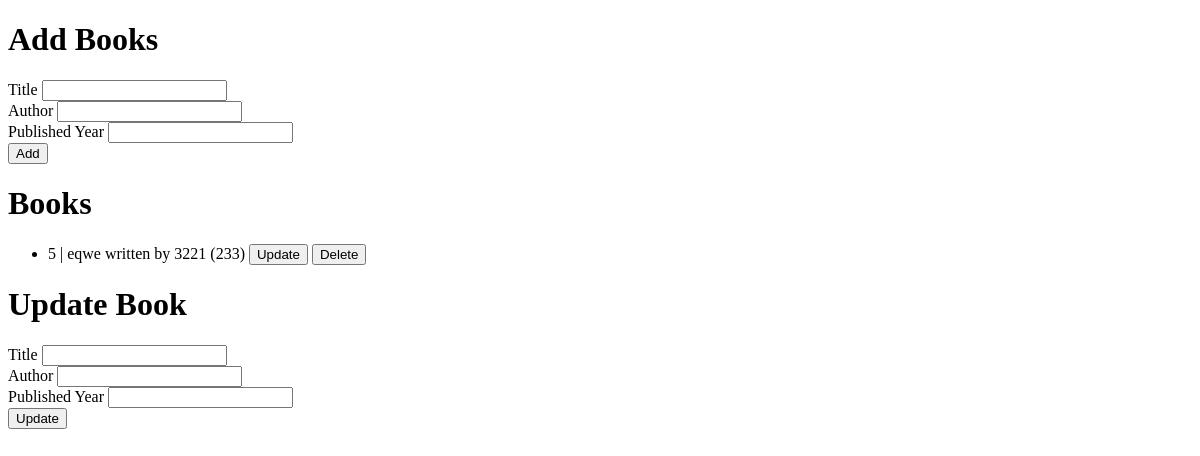
Before: / with the older database file.
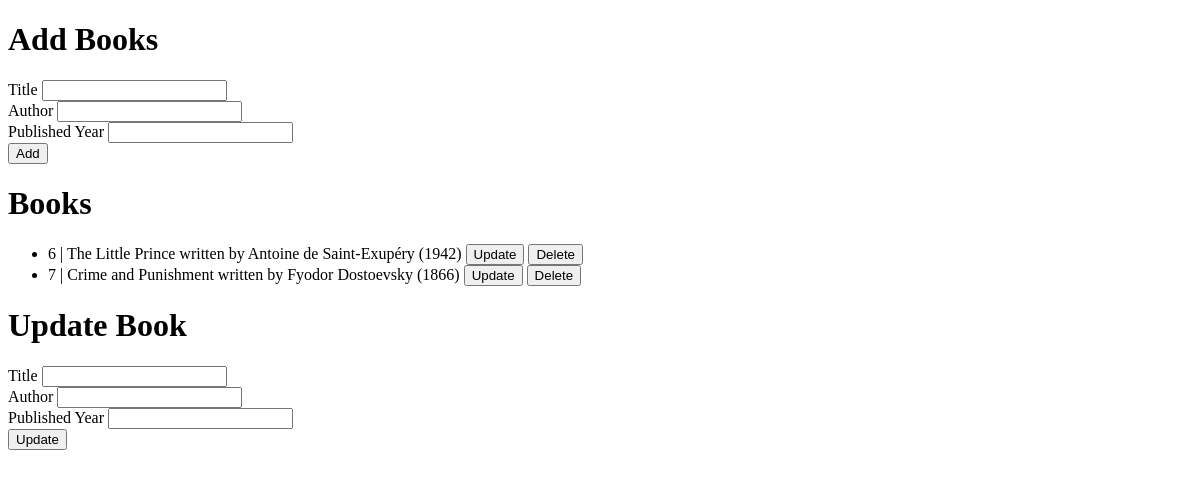
After: the same page with the newer database file.
### src/model.py (models this page shows, shortened)
class Book(db.Model):
    id = db.Column(db.Integer, primary_key=True)
    title = db.Column(db.String(80), unique=True, nullable=False)
    author = db.Column(db.String(120), unique=True, nullable=False)
    published_year = db.Column(db.Integer, nullable=False)

### src/views.py (the view)
@views.route("/")
def home():
    books = Book.query.all()
    return render_template("home.html", books=books)

### src/templates/home.html (shortened to what this page needs)
<!DOCTYPE html>
<html lang="en">
<head>
</head>
<body>
    <form action="/add" method="POST">
        <h1>Add Books</h1>
        <div>
            <label for="addTitle">Title</label>
            <input type="text" id="addTitle" name="title">
        </div>
        <div>
            <label for="addAuthor">Author</label>
            <input type="text" id="addAuthor" name="author">
        </div>
        <div>
            <label for="addPublishedYear">Published Year</label>
            <input type="number" max="2023" id="addPublishedYear" name="published_year">
        </div>
        <button type="submit">Add</button>
    </form>
    <h1>Books</h1>
    <ul>
        {% for book in books %}
        <li data-id={{book.id}} data-title={{book.title}} data-author={{book.author}} data-published-year={{book.published_year}}>
            {{book.id}} | {{ book.title}} written by {{ book.author}} ({{book.published_year}})
            <button class="update-btn">Update</button>
            <button class="delete-btn">Delete</button>
        </li>
        {% endfor %}
    </ul>
    <h1>Update Book</h1>
    <div>
        <label for="updateTitle">Title</label>
        <input type="text" id="updateTitle" name="title">
    </div>
    <div>
        <label for="updateAuthor">Author</label>
        <input type="text" id="updateAuthor" name="author">
    </div>
    <div>
        <label for="updatePublishedYear">Published Year</label>
        <input type="number" max="2023" id="updatePublishedYear" name="published_year">
    </div>
    <button type="submit" id="updateBookBtn">Update</button>
</body>
</html>

Changed rows visible on the page:
removed Book: id "5", title "eqwe", author "3221", published_year "233"
added Book: id "6", title "The Little Prince", author "Antoine de Saint-Exupéry", published_year "1942"
added Book: id "7", title "Crime and Punishment", author "Fyodor Dostoevsky", published_year "1866"
